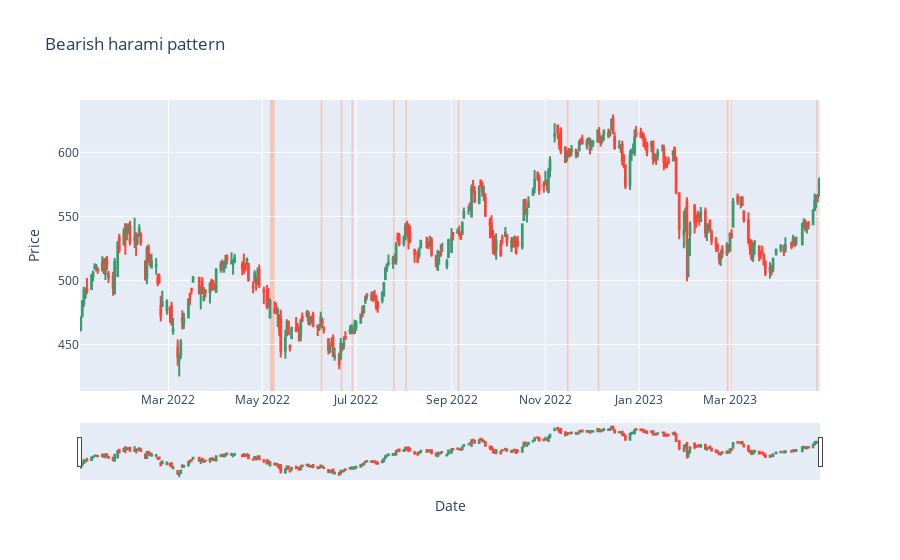

The notebook cell this image was saved under:
### Code cell
display_pattern(df, bearish_harami, "Bearish harami")

### Figure 1 — Plotly figure (JSON) as saved in the notebook; plotly's stock layout.template omitted (floating-point values rounded to 4 significant figures; data arrays with more than 128 entries replaced by an {"elided": "..."} marker saying what was removed)
{"data": [{"close": {"elided": "327 float values"}, "high": {"elided": "327 float values"}, "low": {"elided": "327 float values"}, "open": {"elided": "327 float values"}, "type": "candlestick", "x": {"elided": "327 str values"}}], "layout": {"shapes": [{"fillcolor": "LightSalmon", "layer": "below", "line": {"width": 0}, "opacity": 0.5, "type": "rect", "x0": "2022-05-06T00:00:00", "x1": "2022-05-09T00:00:00", "xref": "x", "y0": 0, "y1": 1, "yref": "y domain"}, {"fillcolor": "LightSalmon", "layer": "below", "line": {"width": 0}, "opacity": 0.5, "type": "rect", "x0": "2022-06-08T00:00:00", "x1": "2022-06-09T00:00:00", "xref": "x", "y0": 0, "y1": 1, "yref": "y domain"}, {"fillcolor": "LightSalmon", "layer": "below", "line": {"width": 0}, "opacity": 0.5, "type": "rect", "x0": "2022-06-21T00:00:00", "x1": "2022-06-22T00:00:00", "xref": "x", "y0": 0, "y1": 1, "yref": "y domain"}, {"fillcolor": "LightSalmon", "layer": "below", "line": {"width": 0}, "opacity": 0.5, "type": "rect", "x0": "2022-06-28T00:00:00", "x1": "2022-06-29T00:00:00", "xref": "x", "y0": 0, "y1": 1, "yref": "y domain"}, {"fillcolor": "LightSalmon", "layer": "below", "line": {"width": 0}, "opacity": 0.5, "type": "rect", "x0": "2022-07-25T00:00:00", "x1": "2022-07-26T00:00:00", "xref": "x", "y0": 0, "y1": 1, "yref": "y domain"}, {"fillcolor": "LightSalmon", "layer": "below", "line": {"width": 0}, "opacity": 0.5, "type": "rect", "x0": "2022-08-02T00:00:00", "x1": "2022-08-03T00:00:00", "xref": "x", "y0": 0, "y1": 1, "yref": "y domain"}, {"fillcolor": "LightSalmon", "layer": "below", "line": {"width": 0}, "opacity": 0.5, "type": "rect", "x0": "2022-09-05T00:00:00", "x1": "2022-09-06T00:00:00", "xref": "x", "y0": 0, "y1": 1, "yref": "y domain"}, {"fillcolor": "LightSalmon", "layer": "below", "line": {"width": 0}, "opacity": 0.5, "type": "rect", "x0": "2022-11-15T00:00:00", "x1": "2022-11-16T00:00:00", "xref": "x", "y0": 0, "y1": 1, "yref": "y domain"}, {"fillcolor": "LightSalmon", "layer": "below", "line": {"width": 0}, "opacity": 0.5, "type": "rect", "x0": "2022-12-05T00:00:00", "x1": "2022-12-06T00:00:00", "xref": "x", "y0": 0, "y1": 1, "yref": "y domain"}, {"fillcolor": "LightSalmon", "layer": "below", "line": {"width": 0}, "opacity": 0.5, "type": "rect", "x0": "2023-02-27T00:00:00", "x1": "2023-02-28T00:00:00", "xref": "x", "y0": 0, "y1": 1, "yref": "y domain"}, {"fillcolor": "LightSalmon", "layer": "below", "line": {"width": 0}, "opacity": 0.5, "type": "rect", "x0": "2023-03-01T00:00:00", "x1": "2023-03-02T00:00:00", "xref": "x", "y0": 0, "y1": 1, "yref": "y domain"}, {"fillcolor": "LightSalmon", "layer": "below", "line": {"width": 0}, "opacity": 0.5, "type": "rect", "x0": "2023-04-26T00:00:00", "x1": "2023-04-27T00:00:00", "xref": "x", "y0": 0, "y1": 1, "yref": "y domain"}], "title": {"text": "Bearish harami pattern"}, "xaxis": {"title": {"text": "Date"}}, "yaxis": {"title": {"text": "Price"}}}}
